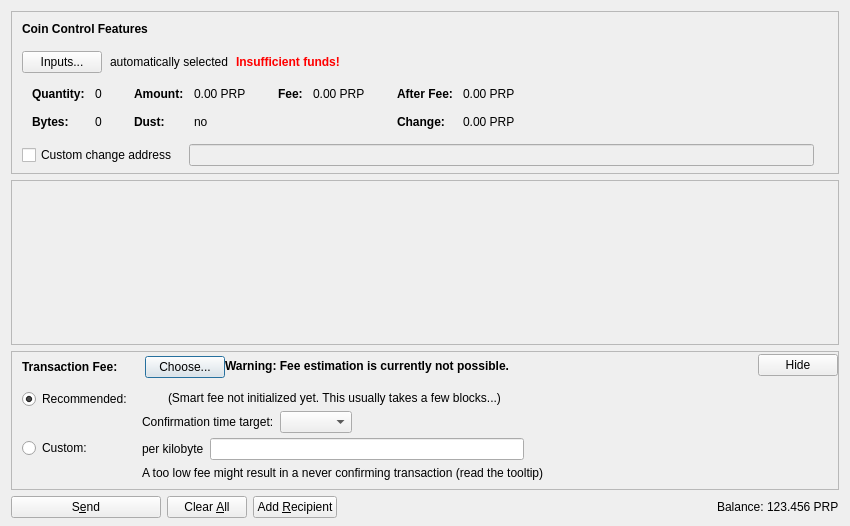
<?xml version="1.0" encoding="UTF-8"?>
<ui version="4.0">
 <class>SendCoinsDialog</class>
 <widget class="QDialog" name="SendCoinsDialog">
  <property name="geometry">
   <rect>
    <x>0</x>
    <y>0</y>
    <width>850</width>
    <height>526</height>
   </rect>
  </property>
  <property name="windowTitle">
   <string>Send Coins</string>
  </property>
  <layout class="QVBoxLayout" name="verticalLayout" stretch="0,1,0,0">
   <property name="bottomMargin">
    <number>8</number>
   </property>
   <item>
    <widget class="QFrame" name="frameCoinControl">
     <property name="sizePolicy">
      <sizepolicy hsizetype="Expanding" vsizetype="Expanding">
       <horstretch>0</horstretch>
       <verstretch>0</verstretch>
      </sizepolicy>
     </property>
     <property name="maximumSize">
      <size>
       <width>16777215</width>
       <height>16777215</height>
      </size>
     </property>
     <property name="frameShape">
      <enum>QFrame::StyledPanel</enum>
     </property>
     <property name="frameShadow">
      <enum>QFrame::Sunken</enum>
     </property>
     <layout class="QVBoxLayout" name="verticalLayoutCoinControl2">
      <property name="spacing">
       <number>0</number>
      </property>
      <property name="leftMargin">
       <number>0</number>
      </property>
      <property name="topMargin">
       <number>0</number>
      </property>
      <property name="rightMargin">
       <number>0</number>
      </property>
      <property name="bottomMargin">
       <number>6</number>
      </property>
      <item>
       <layout class="QVBoxLayout" name="verticalLayoutCoinControl" stretch="0,0,0,0,1">
        <property name="spacing">
         <number>0</number>
        </property>
        <property name="leftMargin">
         <number>10</number>
        </property>
        <property name="topMargin">
         <number>10</number>
        </property>
        <item>
         <layout class="QHBoxLayout" name="horizontalLayoutCoinControl1">
          <property name="bottomMargin">
           <number>15</number>
          </property>
          <item>
           <widget class="QLabel" name="labelCoinControlFeatures">
            <property name="sizePolicy">
             <sizepolicy hsizetype="Preferred" vsizetype="Maximum">
              <horstretch>0</horstretch>
              <verstretch>0</verstretch>
             </sizepolicy>
            </property>
            <property name="font">
             <font>
              <weight>75</weight>
              <bold>true</bold>
             </font>
            </property>
            <property name="styleSheet">
             <string notr="true">font-weight:bold;</string>
            </property>
            <property name="text">
             <string>Coin Control Features</string>
            </property>
           </widget>
          </item>
         </layout>
        </item>
        <item>
         <layout class="QHBoxLayout" name="horizontalLayoutCoinControl2" stretch="0,0,0,0">
          <property name="spacing">
           <number>8</number>
          </property>
          <property name="bottomMargin">
           <number>10</number>
          </property>
          <item>
           <widget class="QPushButton" name="pushButtonCoinControl">
            <property name="styleSheet">
             <string notr="true"/>
            </property>
            <property name="text">
             <string>Inputs...</string>
            </property>
            <property name="autoDefault">
             <bool>false</bool>
            </property>
           </widget>
          </item>
          <item>
           <widget class="QLabel" name="labelCoinControlAutomaticallySelected">
            <property name="text">
             <string>automatically selected</string>
            </property>
            <property name="margin">
             <number>5</number>
            </property>
           </widget>
          </item>
          <item>
           <widget class="QLabel" name="labelCoinControlInsuffFunds">
            <property name="font">
             <font>
              <weight>75</weight>
              <bold>true</bold>
             </font>
            </property>
            <property name="styleSheet">
             <string notr="true">color:red;font-weight:bold;</string>
            </property>
            <property name="text">
             <string>Insufficient funds!</string>
            </property>
            <property name="margin">
             <number>5</number>
            </property>
           </widget>
          </item>
          <item>
           <spacer name="horizontalSpacerCoinControl">
            <property name="orientation">
             <enum>Qt::Horizontal</enum>
            </property>
            <property name="sizeHint" stdset="0">
             <size>
              <width>40</width>
              <height>1</height>
             </size>
            </property>
           </spacer>
          </item>
         </layout>
        </item>
        <item>
         <widget class="QWidget" name="widgetCoinControl" native="true">
          <property name="sizePolicy">
           <sizepolicy hsizetype="Preferred" vsizetype="Preferred">
            <horstretch>0</horstretch>
            <verstretch>0</verstretch>
           </sizepolicy>
          </property>
          <property name="minimumSize">
           <size>
            <width>0</width>
            <height>0</height>
           </size>
          </property>
          <property name="styleSheet">
           <string notr="true"/>
          </property>
          <layout class="QHBoxLayout" name="horizontalLayoutCoinControl5">
           <property name="leftMargin">
            <number>0</number>
           </property>
           <property name="topMargin">
            <number>0</number>
           </property>
           <property name="rightMargin">
            <number>0</number>
           </property>
           <property name="bottomMargin">
            <number>0</number>
           </property>
           <item>
            <layout class="QHBoxLayout" name="horizontalLayoutCoinControl3" stretch="0,0,0,1">
             <property name="spacing">
              <number>20</number>
             </property>
             <property name="topMargin">
              <number>0</number>
             </property>
             <property name="bottomMargin">
              <number>10</number>
             </property>
             <item>
              <layout class="QFormLayout" name="formLayoutCoinControl1">
               <property name="horizontalSpacing">
                <number>10</number>
               </property>
               <property name="verticalSpacing">
                <number>14</number>
               </property>
               <property name="leftMargin">
                <number>10</number>
               </property>
               <property name="topMargin">
                <number>4</number>
               </property>
               <property name="rightMargin">
                <number>6</number>
               </property>
               <item row="0" column="0">
                <widget class="QLabel" name="labelCoinControlQuantityText">
                 <property name="font">
                  <font>
                   <weight>75</weight>
                   <bold>true</bold>
                  </font>
                 </property>
                 <property name="text">
                  <string>Quantity:</string>
                 </property>
                 <property name="margin">
                  <number>0</number>
                 </property>
                </widget>
               </item>
               <item row="0" column="1">
                <widget class="QLabel" name="labelCoinControlQuantity">
                 <property name="cursor">
                  <cursorShape>IBeamCursor</cursorShape>
                 </property>
                 <property name="contextMenuPolicy">
                  <enum>Qt::ActionsContextMenu</enum>
                 </property>
                 <property name="text">
                  <string notr="true">0</string>
                 </property>
                 <property name="margin">
                  <number>0</number>
                 </property>
                 <property name="textInteractionFlags">
                  <set>Qt::LinksAccessibleByMouse|Qt::TextSelectableByKeyboard|Qt::TextSelectableByMouse</set>
                 </property>
                </widget>
               </item>
               <item row="1" column="0">
                <widget class="QLabel" name="labelCoinControlBytesText">
                 <property name="font">
                  <font>
                   <weight>75</weight>
                   <bold>true</bold>
                  </font>
                 </property>
                 <property name="text">
                  <string>Bytes:</string>
                 </property>
                </widget>
               </item>
               <item row="1" column="1">
                <widget class="QLabel" name="labelCoinControlBytes">
                 <property name="cursor">
                  <cursorShape>IBeamCursor</cursorShape>
                 </property>
                 <property name="contextMenuPolicy">
                  <enum>Qt::ActionsContextMenu</enum>
                 </property>
                 <property name="text">
                  <string notr="true">0</string>
                 </property>
                 <property name="textInteractionFlags">
                  <set>Qt::LinksAccessibleByMouse|Qt::TextSelectableByKeyboard|Qt::TextSelectableByMouse</set>
                 </property>
                </widget>
               </item>
              </layout>
             </item>
             <item>
              <layout class="QFormLayout" name="formLayoutCoinControl2">
               <property name="horizontalSpacing">
                <number>10</number>
               </property>
               <property name="verticalSpacing">
                <number>14</number>
               </property>
               <property name="leftMargin">
                <number>6</number>
               </property>
               <property name="topMargin">
                <number>4</number>
               </property>
               <property name="rightMargin">
                <number>6</number>
               </property>
               <item row="0" column="0">
                <widget class="QLabel" name="labelCoinControlAmountText">
                 <property name="font">
                  <font>
                   <weight>75</weight>
                   <bold>true</bold>
                  </font>
                 </property>
                 <property name="text">
                  <string>Amount:</string>
                 </property>
                 <property name="margin">
                  <number>0</number>
                 </property>
                </widget>
               </item>
               <item row="0" column="1">
                <widget class="QLabel" name="labelCoinControlAmount">
                 <property name="cursor">
                  <cursorShape>IBeamCursor</cursorShape>
                 </property>
                 <property name="contextMenuPolicy">
                  <enum>Qt::ActionsContextMenu</enum>
                 </property>
                 <property name="text">
                  <string notr="true">0.00 PRP</string>
                 </property>
                 <property name="textInteractionFlags">
                  <set>Qt::LinksAccessibleByMouse|Qt::TextSelectableByKeyboard|Qt::TextSelectableByMouse</set>
                 </property>
                </widget>
               </item>
               <item row="1" column="0">
                <widget class="QLabel" name="labelCoinControlLowOutputText">
                 <property name="font">
                  <font>
                   <weight>75</weight>
                   <bold>true</bold>
                  </font>
                 </property>
                 <property name="text">
                  <string>Dust:</string>
                 </property>
                </widget>
               </item>
               <item row="1" column="1">
                <widget class="QLabel" name="labelCoinControlLowOutput">
                 <property name="cursor">
                  <cursorShape>IBeamCursor</cursorShape>
                 </property>
                 <property name="contextMenuPolicy">
                  <enum>Qt::ActionsContextMenu</enum>
                 </property>
                 <property name="text">
                  <string notr="true">no</string>
                 </property>
                 <property name="textInteractionFlags">
                  <set>Qt::LinksAccessibleByMouse|Qt::TextSelectableByKeyboard|Qt::TextSelectableByMouse</set>
                 </property>
                </widget>
               </item>
              </layout>
             </item>
             <item>
              <layout class="QFormLayout" name="formLayoutCoinControl3">
               <property name="horizontalSpacing">
                <number>10</number>
               </property>
               <property name="verticalSpacing">
                <number>14</number>
               </property>
               <property name="leftMargin">
                <number>6</number>
               </property>
               <property name="topMargin">
                <number>4</number>
               </property>
               <property name="rightMargin">
                <number>6</number>
               </property>
               <item row="0" column="0">
                <widget class="QLabel" name="labelCoinControlFeeText">
                 <property name="font">
                  <font>
                   <weight>75</weight>
                   <bold>true</bold>
                  </font>
                 </property>
                 <property name="text">
                  <string>Fee:</string>
                 </property>
                 <property name="margin">
                  <number>0</number>
                 </property>
                </widget>
               </item>
               <item row="0" column="1">
                <widget class="QLabel" name="labelCoinControlFee">
                 <property name="cursor">
                  <cursorShape>IBeamCursor</cursorShape>
                 </property>
                 <property name="contextMenuPolicy">
                  <enum>Qt::ActionsContextMenu</enum>
                 </property>
                 <property name="text">
                  <string notr="true">0.00 PRP</string>
                 </property>
                 <property name="textInteractionFlags">
                  <set>Qt::LinksAccessibleByMouse|Qt::TextSelectableByKeyboard|Qt::TextSelectableByMouse</set>
                 </property>
                </widget>
               </item>
              </layout>
             </item>
             <item>
              <layout class="QFormLayout" name="formLayoutCoinControl4">
               <property name="horizontalSpacing">
                <number>10</number>
               </property>
               <property name="verticalSpacing">
                <number>14</number>
               </property>
               <property name="leftMargin">
                <number>6</number>
               </property>
               <property name="topMargin">
                <number>4</number>
               </property>
               <property name="rightMargin">
                <number>6</number>
               </property>
               <item row="0" column="0">
                <widget class="QLabel" name="labelCoinControlAfterFeeText">
                 <property name="font">
                  <font>
                   <weight>75</weight>
                   <bold>true</bold>
                  </font>
                 </property>
                 <property name="text">
                  <string>After Fee:</string>
                 </property>
                 <property name="margin">
                  <number>0</number>
                 </property>
                </widget>
               </item>
               <item row="0" column="1">
                <widget class="QLabel" name="labelCoinControlAfterFee">
                 <property name="cursor">
                  <cursorShape>IBeamCursor</cursorShape>
                 </property>
                 <property name="contextMenuPolicy">
                  <enum>Qt::ActionsContextMenu</enum>
                 </property>
                 <property name="text">
                  <string notr="true">0.00 PRP</string>
                 </property>
                 <property name="textInteractionFlags">
                  <set>Qt::LinksAccessibleByMouse|Qt::TextSelectableByKeyboard|Qt::TextSelectableByMouse</set>
                 </property>
                </widget>
               </item>
               <item row="1" column="0">
                <widget class="QLabel" name="labelCoinControlChangeText">
                 <property name="font">
                  <font>
                   <weight>75</weight>
                   <bold>true</bold>
                  </font>
                 </property>
                 <property name="text">
                  <string>Change:</string>
                 </property>
                </widget>
               </item>
               <item row="1" column="1">
                <widget class="QLabel" name="labelCoinControlChange">
                 <property name="cursor">
                  <cursorShape>IBeamCursor</cursorShape>
                 </property>
                 <property name="contextMenuPolicy">
                  <enum>Qt::ActionsContextMenu</enum>
                 </property>
                 <property name="text">
                  <string notr="true">0.00 PRP</string>
                 </property>
                 <property name="textInteractionFlags">
                  <set>Qt::LinksAccessibleByMouse|Qt::TextSelectableByKeyboard|Qt::TextSelectableByMouse</set>
                 </property>
                </widget>
               </item>
              </layout>
             </item>
            </layout>
           </item>
          </layout>
         </widget>
        </item>
        <item>
         <layout class="QHBoxLayout" name="horizontalLayoutCoinControl4" stretch="0,0,0">
          <property name="spacing">
           <number>12</number>
          </property>
          <property name="sizeConstraint">
           <enum>QLayout::SetDefaultConstraint</enum>
          </property>
          <property name="topMargin">
           <number>5</number>
          </property>
          <property name="rightMargin">
           <number>5</number>
          </property>
          <item>
           <widget class="QCheckBox" name="checkBoxCoinControlChange">
            <property name="toolTip">
             <string>If this is activated, but the change address is empty or invalid, change will be sent to a newly generated address.</string>
            </property>
            <property name="text">
             <string>Custom change address</string>
            </property>
           </widget>
          </item>
          <item>
           <widget class="QValidatedLineEdit" name="lineEditCoinControlChange">
            <property name="enabled">
             <bool>false</bool>
            </property>
            <property name="sizePolicy">
             <sizepolicy hsizetype="Expanding" vsizetype="Fixed">
              <horstretch>0</horstretch>
              <verstretch>0</verstretch>
             </sizepolicy>
            </property>
           </widget>
          </item>
          <item>
           <widget class="QLabel" name="labelCoinControlChangeLabel">
            <property name="sizePolicy">
             <sizepolicy hsizetype="Preferred" vsizetype="Expanding">
              <horstretch>0</horstretch>
              <verstretch>0</verstretch>
             </sizepolicy>
            </property>
            <property name="minimumSize">
             <size>
              <width>0</width>
              <height>0</height>
             </size>
            </property>
            <property name="text">
             <string/>
            </property>
            <property name="margin">
             <number>3</number>
            </property>
           </widget>
          </item>
         </layout>
        </item>
        <item>
         <spacer name="verticalSpacerCoinControl">
          <property name="orientation">
           <enum>Qt::Vertical</enum>
          </property>
          <property name="sizeHint" stdset="0">
           <size>
            <width>800</width>
            <height>1</height>
           </size>
          </property>
         </spacer>
        </item>
       </layout>
      </item>
     </layout>
    </widget>
   </item>
   <item>
    <widget class="QScrollArea" name="scrollArea">
     <property name="widgetResizable">
      <bool>true</bool>
     </property>
     <widget class="QWidget" name="scrollAreaWidgetContents">
      <property name="geometry">
       <rect>
        <x>0</x>
        <y>0</y>
        <width>830</width>
        <height>104</height>
       </rect>
      </property>
      <layout class="QVBoxLayout" name="verticalLayout_2" stretch="0,1">
       <property name="leftMargin">
        <number>0</number>
       </property>
       <property name="topMargin">
        <number>0</number>
       </property>
       <property name="rightMargin">
        <number>0</number>
       </property>
       <property name="bottomMargin">
        <number>0</number>
       </property>
       <item>
        <layout class="QVBoxLayout" name="entries">
         <property name="spacing">
          <number>6</number>
         </property>
        </layout>
       </item>
       <item>
        <spacer name="verticalSpacer">
         <property name="orientation">
          <enum>Qt::Vertical</enum>
         </property>
         <property name="sizeHint" stdset="0">
          <size>
           <width>20</width>
           <height>40</height>
          </size>
         </property>
        </spacer>
       </item>
      </layout>
     </widget>
    </widget>
   </item>
   <item>
    <widget class="QFrame" name="frameFee">
     <property name="sizePolicy">
      <sizepolicy hsizetype="Expanding" vsizetype="Expanding">
       <horstretch>0</horstretch>
       <verstretch>0</verstretch>
      </sizepolicy>
     </property>
     <property name="maximumSize">
      <size>
       <width>16777215</width>
       <height>16777215</height>
      </size>
     </property>
     <property name="frameShape">
      <enum>QFrame::StyledPanel</enum>
     </property>
     <property name="frameShadow">
      <enum>QFrame::Sunken</enum>
     </property>
     <layout class="QVBoxLayout" name="verticalLayoutFee1">
      <property name="spacing">
       <number>0</number>
      </property>
      <property name="leftMargin">
       <number>0</number>
      </property>
      <property name="topMargin">
       <number>0</number>
      </property>
      <property name="rightMargin">
       <number>0</number>
      </property>
      <property name="bottomMargin">
       <number>0</number>
      </property>
      <item>
       <layout class="QVBoxLayout" name="verticalLayoutFee2" stretch="0,0,0">
        <property name="spacing">
         <number>0</number>
        </property>
        <property name="leftMargin">
         <number>10</number>
        </property>
        <property name="topMargin">
         <number>0</number>
        </property>
        <item>
         <layout class="QHBoxLayout" name="horizontalLayoutFee1">
          <property name="bottomMargin">
           <number>0</number>
          </property>
          <item>
           <layout class="QVBoxLayout" name="verticalLayoutFee7">
            <property name="spacing">
             <number>0</number>
            </property>
            <item>
             <spacer name="verticalSpacerSmartFee">
              <property name="orientation">
               <enum>Qt::Vertical</enum>
              </property>
              <property name="sizeType">
               <enum>QSizePolicy::Fixed</enum>
              </property>
              <property name="sizeHint" stdset="0">
               <size>
                <width>1</width>
                <height>4</height>
               </size>
              </property>
             </spacer>
            </item>
            <item>
             <layout class="QHBoxLayout" name="horizontalLayoutSmartFee">
              <property name="spacing">
               <number>10</number>
              </property>
              <item>
               <widget class="QLabel" name="labelFeeHeadline">
                <property name="sizePolicy">
                 <sizepolicy hsizetype="Preferred" vsizetype="Maximum">
                  <horstretch>0</horstretch>
                  <verstretch>0</verstretch>
                 </sizepolicy>
                </property>
                <property name="font">
                 <font>
                  <weight>75</weight>
                  <bold>true</bold>
                 </font>
                </property>
                <property name="styleSheet">
                 <string notr="true">font-weight:bold;</string>
                </property>
                <property name="text">
                 <string>Transaction Fee:</string>
                </property>
               </widget>
              </item>
              <item>
               <widget class="QLabel" name="labelFeeMinimized">
                <property name="text">
                 <string/>
                </property>
               </widget>
              </item>
              <item>
               <widget class="QPushButton" name="buttonChooseFee">
                <property name="text">
                 <string>Choose...</string>
                </property>
               </widget>
              </item>
             </layout>
            </item>
            <item>
             <spacer name="verticalSpacer_5">
              <property name="orientation">
               <enum>Qt::Vertical</enum>
              </property>
              <property name="sizeHint" stdset="0">
               <size>
                <width>1</width>
                <height>1</height>
               </size>
              </property>
             </spacer>
            </item>
           </layout>
          </item>
          <item>
           <widget class="QLabel" name="fallbackFeeWarningLabel">
            <property name="toolTip">
             <string>Using the fallbackfee can result in sending a transaction that will take several hours or days (or never) to confirm. Consider choosing your fee manually or wait until you have validated the complete chain.</string>
            </property>
            <property name="font">
            <font>
                <weight>75</weight>
                <bold>true</bold>
            </font>
            </property>
            <property name="text">
             <string>Warning: Fee estimation is currently not possible.</string>
            </property>
            <property name="wordWrap">
             <bool>false</bool>
            </property>
           </widget>
          </item>
          <item>
           <spacer name="horizontalSpacer_4">
            <property name="orientation">
             <enum>Qt::Horizontal</enum>
            </property>
            <property name="sizeType">
             <enum>QSizePolicy::MinimumExpanding</enum>
            </property>
            <property name="sizeHint" stdset="0">
             <size>
              <width>40</width>
              <height>20</height>
             </size>
            </property>
           </spacer>
          </item>
          <item>
           <widget class="QPushButton" name="buttonMinimizeFee">
            <property name="toolTip">
             <string>collapse fee-settings</string>
            </property>
            <property name="text">
             <string>Hide</string>
            </property>
           </widget>
          </item>
         </layout>
        </item>
        <item>
         <widget class="QFrame" name="frameFeeSelection">
          <layout class="QVBoxLayout" name="verticalLayoutFee12">
           <property name="spacing">
            <number>0</number>
           </property>
           <property name="leftMargin">
            <number>0</number>
           </property>
           <property name="topMargin">
            <number>0</number>
           </property>
           <property name="rightMargin">
            <number>0</number>
           </property>
           <property name="bottomMargin">
            <number>0</number>
           </property>
           <item>
            <layout class="QGridLayout" name="gridLayoutFee">
             <property name="topMargin">
              <number>10</number>
             </property>
             <property name="bottomMargin">
              <number>4</number>
             </property>
             <property name="horizontalSpacing">
              <number>10</number>
             </property>
             <property name="verticalSpacing">
              <number>4</number>
             </property>
             <item row="1" column="1">
              <layout class="QVBoxLayout" name="verticalLayoutFee8">
               <property name="spacing">
                <number>6</number>
               </property>
               <item>
                <layout class="QHBoxLayout" name="horizontalLayoutFee13">
                 <item>
                  <widget class="QLabel" name="labelCustomPerKilobyte">
                   <property name="toolTip">
                    <string>Specify a custom fee per kB (1,000 bytes) of the transaction's virtual size.

Note:  Since the fee is calculated on a per-byte basis, a fee of "100 satoshis per kB" for a transaction size of 500 bytes (half of 1 kB) would ultimately yield a fee of only 50 satoshis.</string>
                   </property>
                   <property name="text">
                    <string>per kilobyte</string>
                   </property>
                  </widget>
                 </item>
                 <item>
                  <widget class="BitcoinAmountField" name="customFee"/>
                 </item>
                 <item>
                  <spacer name="horizontalSpacer_6">
                   <property name="orientation">
                    <enum>Qt::Horizontal</enum>
                   </property>
                   <property name="sizeHint" stdset="0">
                    <size>
                     <width>1</width>
                     <height>1</height>
                    </size>
                   </property>
                  </spacer>
                 </item>
                </layout>
               </item>
               <item>
                <layout class="QHBoxLayout" name="horizontalLayoutFee8">
                 <item>
                  <widget class="QLabel" name="labelCustomFeeWarning">
                   <property name="enabled">
                    <bool>true</bool>
                   </property>
                   <property name="toolTip">
                    <string>When there is less transaction volume than space in the blocks, miners as well as relaying nodes may enforce a minimum fee. Paying only this minimum fee is just fine, but be aware that this can result in a never confirming transaction once there is more demand for prpalcoin transactions than the network can process.</string>
                   </property>
                   <property name="text">
                    <string>A too low fee might result in a never confirming transaction (read the tooltip)</string>
                   </property>
                  </widget>
                 </item>
                 <item>
                  <spacer name="horizontalSpacer_2">
                   <property name="orientation">
                    <enum>Qt::Horizontal</enum>
                   </property>
                   <property name="sizeHint" stdset="0">
                    <size>
                     <width>1</width>
                     <height>1</height>
                    </size>
                   </property>
                  </spacer>
                 </item>
                </layout>
               </item>
              </layout>
             </item>
             <item row="0" column="0">
              <layout class="QVBoxLayout" name="verticalLayoutFee4" stretch="0,1">
               <item>
                <widget class="QRadioButton" name="radioSmartFee">
                 <property name="text">
                  <string>Recommended:</string>
                 </property>
                 <property name="checked">
                  <bool>true</bool>
                 </property>
                 <attribute name="buttonGroup">
                  <string notr="true">groupFee</string>
                 </attribute>
                </widget>
               </item>
               <item>
                <spacer name="verticalSpacer_2">
                 <property name="orientation">
                  <enum>Qt::Vertical</enum>
                 </property>
                 <property name="sizeHint" stdset="0">
                  <size>
                   <width>1</width>
                   <height>1</height>
                  </size>
                 </property>
                </spacer>
               </item>
              </layout>
             </item>
             <item row="1" column="0">
              <layout class="QVBoxLayout" name="verticalLayoutFee9" stretch="0,1">
               <item>
                <widget class="QRadioButton" name="radioCustomFee">
                 <property name="text">
                  <string>Custom:</string>
                 </property>
                 <attribute name="buttonGroup">
                  <string notr="true">groupFee</string>
                 </attribute>
                </widget>
               </item>
               <item>
                <spacer name="verticalSpacer_6">
                 <property name="orientation">
                  <enum>Qt::Vertical</enum>
                 </property>
                 <property name="sizeHint" stdset="0">
                  <size>
                   <width>1</width>
                   <height>1</height>
                  </size>
                 </property>
                </spacer>
               </item>
              </layout>
             </item>
             <item row="0" column="1">
              <layout class="QVBoxLayout" name="verticalLayoutFee3" stretch="0,0,1">
               <property name="spacing">
                <number>6</number>
               </property>
               <property name="topMargin">
                <number>2</number>
               </property>
               <item>
                <layout class="QHBoxLayout" name="horizontalLayoutFee12">
                 <item>
                  <widget class="QLabel" name="labelSmartFee">
                   <property name="text">
                    <string/>
                   </property>
                  </widget>
                 </item>
                 <item>
                  <widget class="QLabel" name="labelFeeEstimation">
                   <property name="text">
                    <string/>
                   </property>
                  </widget>
                 </item>
                 <item>
                  <widget class="QLabel" name="labelSmartFee2">
                   <property name="text">
                    <string>(Smart fee not initialized yet. This usually takes a few blocks...)</string>
                   </property>
                  </widget>
                 </item>
                 <item>
                  <spacer name="horizontalSpacer_5">
                   <property name="orientation">
                    <enum>Qt::Horizontal</enum>
                   </property>
                   <property name="sizeHint" stdset="0">
                    <size>
                     <width>1</width>
                     <height>1</height>
                    </size>
                   </property>
                  </spacer>
                 </item>
                </layout>
               </item>
               <item>
                <layout class="QHBoxLayout" name="horizontalLayoutFee9">
                 <item>
                  <layout class="QVBoxLayout" name="verticalLayoutFee6">
                   <item>
                    <widget class="QLabel" name="labelSmartFee3">
                     <property name="text">
                      <string>Confirmation time target:</string>
                     </property>
                    </widget>
                   </item>
                  </layout>
                 </item>
                 <item>
                  <layout class="QVBoxLayout" name="verticalLayoutFee5">
                   <property name="rightMargin">
                    <number>30</number>
                   </property>
                   <item>
                    <layout class="QHBoxLayout" name="horizontalLayoutConfTarget">
                     <property name="bottomMargin">
                      <number>0</number>
                     </property>
                     <item>
                      <widget class="QComboBox" name="confTargetSelector"/>
                     </item>
                     <item>
                      <spacer name="horizontalSpacerConfTarget">
                       <property name="orientation">
                        <enum>Qt::Horizontal</enum>
                       </property>
                       <property name="sizeHint" stdset="0">
                        <size>
                         <width>40</width>
                         <height>20</height>
                        </size>
                       </property>
                      </spacer>
                     </item>
                    </layout>
                   </item>
                  </layout>
                 </item>
                </layout>
               </item>
               <item>
                <spacer name="verticalSpacer_4">
                 <property name="orientation">
                  <enum>Qt::Vertical</enum>
                 </property>
                 <property name="sizeHint" stdset="0">
                  <size>
                   <width>1</width>
                   <height>1</height>
                  </size>
                 </property>
                </spacer>
               </item>
              </layout>
             </item>
            </layout>
           </item>
          </layout>
         </widget>
        </item>
        <item>
         <spacer name="verticalSpacerFee">
          <property name="orientation">
           <enum>Qt::Vertical</enum>
          </property>
          <property name="sizeHint" stdset="0">
           <size>
            <width>40</width>
            <height>5</height>
           </size>
          </property>
         </spacer>
        </item>
       </layout>
      </item>
     </layout>
    </widget>
   </item>
   <item>
    <layout class="QHBoxLayout" name="horizontalLayout">
     <item>
      <widget class="QPushButton" name="sendButton">
       <property name="minimumSize">
        <size>
         <width>150</width>
         <height>0</height>
        </size>
       </property>
       <property name="toolTip">
        <string>Confirm the send action</string>
       </property>
       <property name="text">
        <string>S&amp;end</string>
       </property>
       <property name="icon">
        <iconset resource="../bitcoin.qrc">
         <normaloff>:/icons/send</normaloff>:/icons/send</iconset>
       </property>
       <property name="autoDefault">
        <bool>false</bool>
       </property>
       <property name="default">
        <bool>false</bool>
       </property>
      </widget>
     </item>
     <item>
      <widget class="QPushButton" name="clearButton">
       <property name="sizePolicy">
        <sizepolicy hsizetype="Minimum" vsizetype="Fixed">
         <horstretch>0</horstretch>
         <verstretch>0</verstretch>
        </sizepolicy>
       </property>
       <property name="toolTip">
        <string>Clear all fields of the form.</string>
       </property>
       <property name="text">
        <string>Clear &amp;All</string>
       </property>
       <property name="icon">
        <iconset resource="../bitcoin.qrc">
         <normaloff>:/icons/remove</normaloff>:/icons/remove</iconset>
       </property>
       <property name="autoDefault">
        <bool>false</bool>
       </property>
      </widget>
     </item>
     <item>
      <widget class="QPushButton" name="addButton">
       <property name="toolTip">
        <string>Send to multiple recipients at once</string>
       </property>
       <property name="text">
        <string>Add &amp;Recipient</string>
       </property>
       <property name="icon">
        <iconset resource="../bitcoin.qrc">
         <normaloff>:/icons/add</normaloff>:/icons/add</iconset>
       </property>
       <property name="autoDefault">
        <bool>false</bool>
       </property>
      </widget>
     </item>
     <item>
      <spacer name="horizontalSpacer">
       <property name="orientation">
        <enum>Qt::Horizontal</enum>
       </property>
       <property name="sizeHint" stdset="0">
        <size>
         <width>40</width>
         <height>20</height>
        </size>
       </property>
      </spacer>
     </item>
     <item>
      <layout class="QHBoxLayout" name="horizontalLayout_2">
       <property name="spacing">
        <number>3</number>
       </property>
       <item>
        <widget class="QLabel" name="label">
         <property name="sizePolicy">
          <sizepolicy hsizetype="Preferred" vsizetype="Fixed">
           <horstretch>0</horstretch>
           <verstretch>0</verstretch>
          </sizepolicy>
         </property>
         <property name="text">
          <string>Balance:</string>
         </property>
        </widget>
       </item>
       <item>
        <widget class="QLabel" name="labelBalance">
         <property name="sizePolicy">
          <sizepolicy hsizetype="Preferred" vsizetype="Fixed">
           <horstretch>0</horstretch>
           <verstretch>0</verstretch>
          </sizepolicy>
         </property>
         <property name="cursor">
          <cursorShape>IBeamCursor</cursorShape>
         </property>
         <property name="text">
          <string notr="true">123.456 PRP</string>
         </property>
         <property name="textInteractionFlags">
          <set>Qt::LinksAccessibleByMouse|Qt::TextSelectableByKeyboard|Qt::TextSelectableByMouse</set>
         </property>
        </widget>
       </item>
      </layout>
     </item>
    </layout>
   </item>
  </layout>
 </widget>
 <customwidgets>
  <customwidget>
   <class>QValidatedLineEdit</class>
   <extends>QLineEdit</extends>
   <header>qt/qvalidatedlineedit.h</header>
  </customwidget>
  <customwidget>
   <class>BitcoinAmountField</class>
   <extends>QLineEdit</extends>
   <header>qt/bitcoinamountfield.h</header>
   <container>1</container>
  </customwidget>
 </customwidgets>
 <resources>
  <include location="../bitcoin.qrc"/>
 </resources>
 <connections/>
 <buttongroups>
  <buttongroup name="groupFee"/>
 </buttongroups>
</ui>
